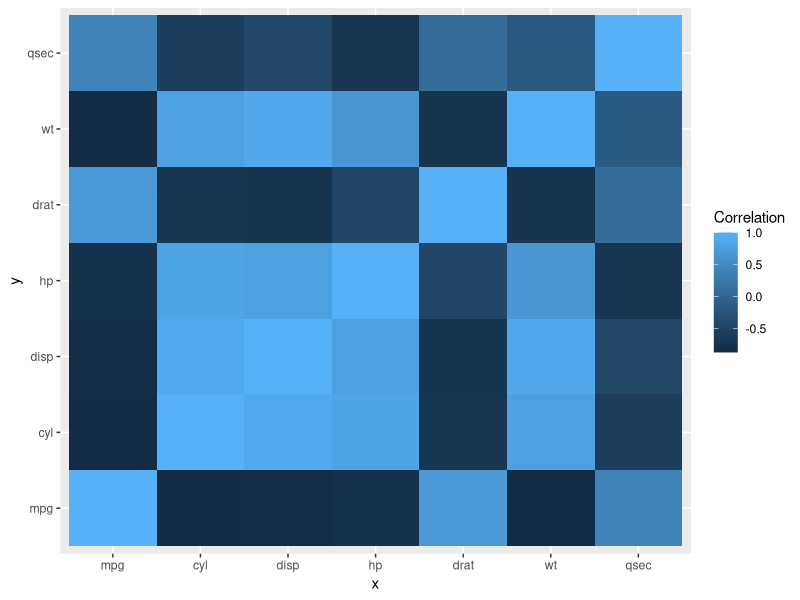

The R script that drew this image:
require(graphics)
library(reshape2)
library(ggplot2)
mtcars

carsCor = cor(mtcars[,c(1:7)])
carsCor

carsMelt = melt(carsCor, varnames = c("x", "y"), value.name= "Correlation")
carsMelt

carsMelt = carsMelt[order(carsMelt$Correlation),]
carsMelt

base = ggplot(carsMelt, aes(x=x, y=y))
# draw tiles filling the color based on Correlation
base = base + geom_tile(aes(fill=Correlation))
base
